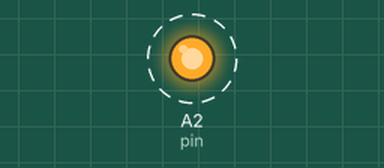
This sketch was run on a simulated Arduino Uno, built with avr-gcc and run on an emulated ATmega328P. Parts: output pins drawn as LEDs (lit = HIGH). Dashed ring = blinking.

Above: at 0.5 s.
Timing chart, 0 to 4.6 s (numbered marks = the images above):
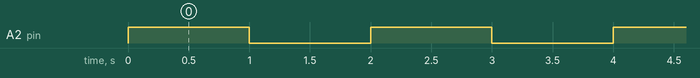

Measured:
- by itself, A2 (pin): alternates HIGH for 1.0 s and LOW for 1.0 s

The sketch:

led_test.ino
```cpp
// 핀넘버 셋팅(int)
// 핀넘버의 이름이 내부적으로 정의되어 있다.
int pin = A2;

void setup() {
  // 아두이노의 입출력핀을 초기화
  // 디지털, 아날로그, 센서 연결 => 모두 핀과 연결해서 통신하므로 pinMode를 설정해줘야 한다.
  // pinMode(사용하는 핀 번호, 핀의 용도)
  // 핀의 용도: OUTPUT => output용 핀, INPUT => input용 핀
  // 핀으로 0V나 5V를 보낸다.
  pinMode(pin, OUTPUT);
}

void loop() {
  // 0, 1 두 가지 모드만 필요할 때
  // 디지털핀의 전압을 LOW, HIGH로 설정 => LOW: 0V, HIGH: 5V
  digitalWrite(pin, HIGH);
  delay(1000);
  digitalWrite(pin, LOW);
  delay(1000);
}
```
